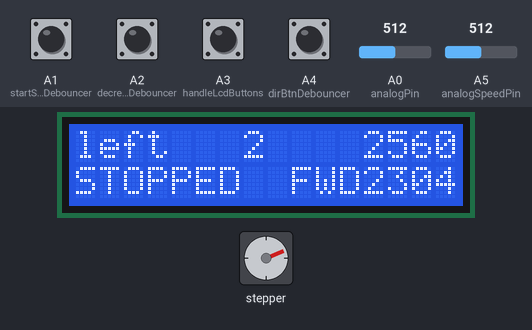
Recording of a sketch running on a simulated Arduino Nano, built with avr-gcc and run on an emulated ATmega328P. Parts: stepper motor, 16×2 character LCD. Wiring (inferred from the names in the program): stepper motor driver (200 steps per turn assumed): step pin 3; direction pin 2. The test bench sets the inputs (shaded band); at power-on: A1 (startStopBtnDebouncer), A2 (decreaseBtnDebouncer), A3 (handleLcdButtons), A4 (dirBtnDebouncer) HIGH, A0 (analogPin) = 512, A5 (analogSpeedPin) = 512. What the sketch prints to the serial monitor is not drawn.

Above: at 2.2 s.
2.3 s: A1 (startStopBtnDebouncer) pulled LOW for 0.15 s
At 2.82 s:
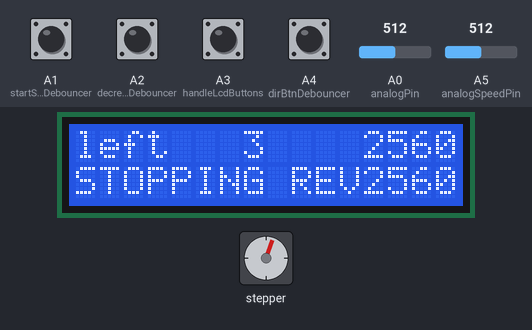
3.0 s: A0 (analogPin) set to 468
6.0 s: A0 (analogPin) set to 433
At 6.4 s:
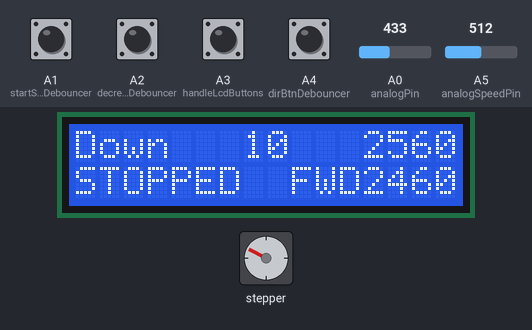
9.0 s: A2 (decreaseBtnDebouncer) pulled LOW for 0.15 s
At 9.51 s:
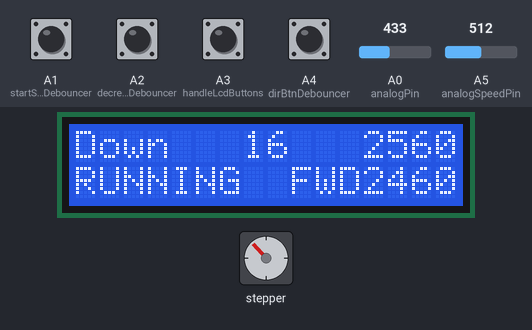
9.7 s: A3 (handleLcdButtons) pulled LOW for 1 s
At 10.4 s:
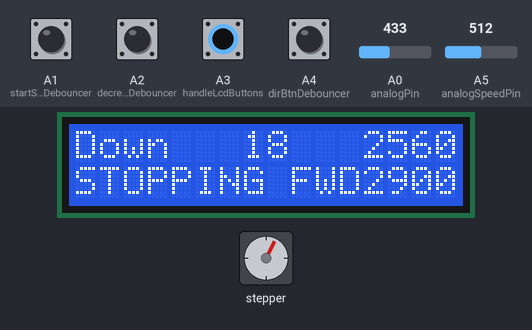
12.5 s: A1 (startStopBtnDebouncer) pulled LOW for 1 s
At 14.82 s:
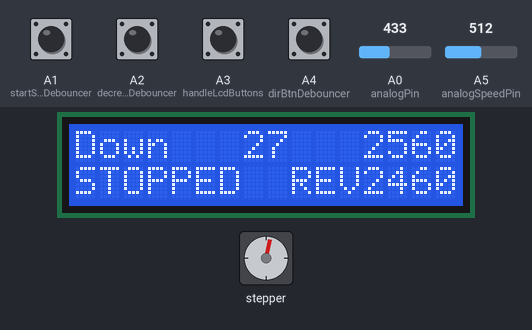
Timing chart, 0 to 15.1 s (numbered marks = the images above; inputs shaded):
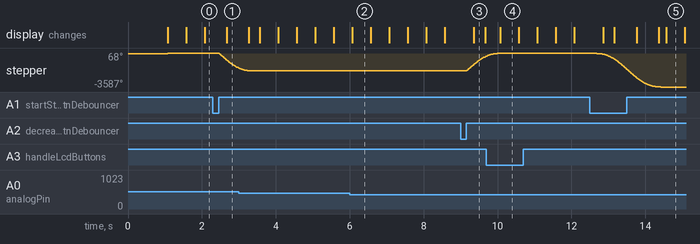

Measured:
- the behaviour switches between 450 and 449 on A0 (analogPin) (found by bisection; images 1 and 2)
- after the input at 2.3 s, stepper: turns 1635° counter-clockwise in 0.65 s, starting after 0.05 s; the display: changes after 0.37 s (image 1)
- after the input at 6.0 s, the display: changes after 0.07 s (image 2)
- after the input at 9.0 s, stepper: turns 1608° clockwise in 0.64 s, starting after 0.06 s; the display: changes after 0.36 s (image 3)
- after the input at 12.5 s, stepper: turns 3615° counter-clockwise in 1.9 s, starting after 0.06 s; the display: first changes after 0.36 s (image 5 shows a later state)
- by itself, stepper: turns 68° clockwise
- what the display in image 2 shows lasts 0.5 s, from 6.1 s to 6.6 s

The sketch:

wabeco_power_feed.ino
```cpp
#include <Bounce2.h>  // Include the Bounce2 library
#include <LiquidCrystal.h>  // Include the LiquidCrystal library

#define STEP_PIN 3        // Pin for stepper motor step
#define DIR_PIN 2         // Pin for stepper motor direction
#define INCREASE_BTN_PIN 6 // Pin for the increase speed button
#define DIR_BTN_PIN 7     // Pin for direction toggle button
#define DECREASE_BTN_PIN 8 // Pin for the decrease speed button
#define START_STOP_BTN_PIN 9 // Pin for the start/stop button

#define ACCEL_RATE 1     // Rate of acceleration/deceleration (steps per tick???)
#define MAX_SPEED 3000     // Maximum speed (steps per second)
#define MIN_SPEED 0      // Minimum speed (steps per second)
#define ACCELERATION_TIME 1000 // Time for full acceleration (milliseconds)


// Create an LCD object. The LCD is connected to pins 8, 9, 4, 5, 6, 7 on the Arduino.
LiquidCrystal lcd(8, 9, 4, 5, 6, 7);
// Define the analog pin where the keypad is connected
int analogPin = A0;
int buttonValue = 0;   // Variable to store the value read from the keypad


int analogSpeedPin = A5;
int analogSpeedDialValue = 0;


// Stepper speed control variables
unsigned long stepInterval = 0;   // Initial step interval (microseconds)
int currentSpeed =  0;              // Current speed (steps per second)
int targetSpeed =  0;               // Target speed (steps per second)
 int logicalTargetSpeed = targetSpeed;
bool direction = true;               // Motor direction (true for clockwise, false for counterclockwise)
bool motorRunning = false;           // Flag to indicate if the motor is running
bool motorShouldStop = false;


int speedChangePrClick = 100;

int speedWhenStopped = 0;

int lastTargetSpeed = 0;
bool initiated = false;
// Time tracking for acceleration (software)
unsigned long previousMillis = 0;    // For acceleration timing
unsigned long accelerationStartTime = 0; // When acceleration starts
unsigned long lastAccelerationUpdate = 0; // For controlling acceleration timing
 float speedFactor =0;


// Button debounce objects
Bounce increaseBtnDebouncer = Bounce();  // Debouncer for increase button
Bounce decreaseBtnDebouncer = Bounce();  // Debouncer for decrease button
Bounce dirBtnDebouncer = Bounce();  // Debouncer for direction button
Bounce startStopBtnDebouncer = Bounce(); // Debouncer for start/stop button


// for filter
const int maxValues = 100;  // The size of the array to hold the last 100 values
int values[maxValues];      // Array to store the last 100 values
int currentIndex = 0;       // Index for the current value
long sum = 0;               // Sum of all the values in the array
unsigned long lastFilteredMillis = 0;


void setup() {
  pinMode(STEP_PIN, OUTPUT);
  digitalWrite(STEP_PIN, LOW);
  //pinMode(A1, OUTPUT);
  //digitalWrite(A2, LOW);

  pinMode(DIR_PIN, OUTPUT);
  digitalWrite(DIR_PIN, direction);

  // Control buttons
//  pinMode(INCREASE_BTN_PIN, INPUT_PULLUP);
//  pinMode(DECREASE_BTN_PIN, INPUT_PULLUP);
//  pinMode(DIR_BTN_PIN, INPUT_PULLUP);
//  pinMode(START_STOP_BTN_PIN, INPUT_PULLUP); // Pin for start/stop button


  pinMode(A1, INPUT_PULLUP);
  pinMode(A2, INPUT_PULLUP);
  pinMode(A3, INPUT_PULLUP);
  pinMode(A4, INPUT_PULLUP);
  pinMode(A6, INPUT_PULLUP); //??
  pinMode(A6, INPUT_PULLUP); // ??


  // Initialize debouncers for buttons
 // increaseBtnDebouncer.attach(INCREASE_BTN_PIN);
 // increaseBtnDebouncer.interval(50);  // Set debounce interval to 50ms
    // Initialize debouncers for buttons

  //increaseBtnDebouncer.attach(A3);
  //increaseBtnDebouncer.interval(50);  // Set debounce interval to 50ms


  //decreaseBtnDebouncer.attach(DECREASE_BTN_PIN);
  //decreaseBtnDebouncer.interval(50);  // Set debounce interval to 50ms
   decreaseBtnDebouncer.attach(A2);
  decreaseBtnDebouncer.interval(50);  // Set debounce interval to 50ms


  //dirBtnDebouncer.attach(DIR_BTN_PIN);
  //dirBtnDebouncer.interval(50);  // Set debounce interval to 50ms
   dirBtnDebouncer.attach(A4);
  dirBtnDebouncer.interval(50);  // Set debounce interval to 50ms

  //startStopBtnDebouncer.attach(START_STOP_BTN_PIN);
  //startStopBtnDebouncer.interval(50);  // Set debounce interval to 50ms


  startStopBtnDebouncer.attach(A1);
  startStopBtnDebouncer.interval(50);  // Set debounce interval to 50ms


  lcd.begin(16, 2);      // Initialize the LCD with 16 columns and 2 rows
  lcd.print("Stepper!");  // Print a message to the LCD

  delay(1000);  // Wait for 2 seconds before clearing the display
  lcd.clear();  // Clear the LCD display

  //lcd.print("Press a button");


  // Initialize Timer2 for step pulse generation
  initTimer2();

  // Start serial for debugging
  Serial.begin(115200);
}


// four digit number
void printLcd4Digit(int col, int row, int value) {

  if (value<10) {
        lcd.setCursor(col, row);  // Set the cursor to the second row, first column

      lcd.println("   ");
            lcd.setCursor(col+3, row);  // Set the cursor to the second row, first column
    lcd.print(value);

    } else
    if (value<100) {
        lcd.setCursor(col, row);  // Set the cursor to the second row, first column

      lcd.println("  ");
            lcd.setCursor(col+2, row);  // Set the cursor to the second row, first column
    lcd.print(value);

    } else if (value<1000) {
        lcd.setCursor(col, row);  // Set the cursor to the second row, first column

      lcd.println(" ");
            lcd.setCursor(col+1, row);  // Set the cursor to the second row, first column
    lcd.print(value);

    }else {
            lcd.setCursor(col, row);  // Set the cursor to the second row, first column
    lcd.print(value);

    }


}


int previousLcdMillis = 0;
int aliveCounter = 0;
void handleLcdButtons(float currentMillis) {


  int m = millis();
  if (m - previousLcdMillis < 500) {
    return;
  }
  previousLcdMillis=m;


//  lcd.setCursor(0, 9);  // Set the cursor to the second row, first column
//  lcd.print(targetSpeed);
//  if (motorRunning) {
//    lcd.print("RUNNING");
//  } else {
//    lcd.print("STOPPED");
//  }

/*
  buttonValue = analogRead(analogPin);  // Read the value from the keypad (A0 pin)

    analogSpeedDialValue = analogRead(analogSpeedPin);
    analogSpeedDialValue = analogSpeedDialValue * 5;

 /// do some filtering
 // Update the sum by subtracting the oldest value and adding the new one
  sum -= values[currentIndex];  // Remove the oldest value from the sum
  values[currentIndex] = analogSpeedDialValue;  // Store the new value
  sum += values[currentIndex];  // Add the new value to the sum

  // Move to the next index in the array, wrapping around when we reach the end
  currentIndex = (currentIndex + 1) % maxValues;

  // Calculate the mean
  long meanValue = sum / maxValues;
  */


   long meanValue = sum / maxValues; // from filtering analog input
   targetSpeed = meanValue;


   // targetSpeed = analogSpeedDialValue * 5.0;


// override id rapid....
    int  rapid = digitalRead( A3);
    if(rapid==0) {
      targetSpeed = 3000;
    }


  // Display the button value on the LCD
  //lcd.setCursor(12, 0);  // Set the cursor to the second row, first column
  //  lcd.print(buttonValue);

  printLcd4Digit(12,0,analogSpeedDialValue);
  /*
  if (analogSpeedDialValue<10) {
        lcd.setCursor(12, 0);  // Set the cursor to the second row, first column

      lcd.println("   ");
            lcd.setCursor(15, 0);  // Set the cursor to the second row, first column
    lcd.print(analogSpeedDialValue);

    } else
    if (analogSpeedDialValue<100) {
        lcd.setCursor(12, 0);  // Set the cursor to the second row, first column

      lcd.println("  ");
            lcd.setCursor(14, 0);  // Set the cursor to the second row, first column
    lcd.print(analogSpeedDialValue);

    } else if (analogSpeedDialValue<1000) {
        lcd.setCursor(12, 0);  // Set the cursor to the second row, first column

      lcd.println(" ");
            lcd.setCursor(13, 0);  // Set the cursor to the second row, first column
    lcd.print(analogSpeedDialValue);

    }else {
            lcd.setCursor(12, 0);  // Set the cursor to the second row, first column
    lcd.print(analogSpeedDialValue);

    }
*/


  lcd.setCursor(7, 0);
  lcd.print(aliveCounter++ % 0xff);

  // Check the value of the button to see which one is pressed
  if (buttonValue < 50) {
         toggleStartStop(currentMillis);

    lcd.setCursor(0, 0);
    lcd.print("Right ");
    lcd.setCursor(10,1);
  lcd.print(targetSpeed);

  }
  else if (buttonValue < 150) {
    lcd.setCursor(0, 0);
    lcd.print("Up  ");
    increaseSpeed();
    lcd.setCursor(10,1);
  lcd.print(targetSpeed);
  }
//  else if (buttonValue < 300) {
//    lcd.setCursor(2, 1);
//    lcd.print("Left  ");
//  }
  else if (buttonValue < 450) {
    lcd.setCursor(0, 0);
    lcd.print("Down  ");
        decreaseSpeed();
        lcd.setCursor(10,1);
  lcd.print(targetSpeed);

  }
  else if (buttonValue < 600) {
    lcd.setCursor(0, 0);
    lcd.print("left  ");
    toggleDirection();
    lcd.setCursor(10,1);
  lcd.print(targetSpeed);
  }
  else if (buttonValue < 750) {
    lcd.setCursor(0, 0);
    lcd.print("Select ");
  }

  else {
    lcd.setCursor(2, 1);
    lcd.print(" - ");
  }


   lcd.setCursor(9,1);
if (direction) {
    lcd.print("FWD");

} else {
      lcd.print("REV");

}


  printLcd4Digit(12,1,targetSpeed);

    /*

   lcd.setCursor(12,1);
  lcd.print(targetSpeed);
  if (targetSpeed<1000) {
       lcd.setCursor(15,1);
         lcd.print(" ");
  } else if (targetSpeed<100) {
       lcd.setCursor(14,1);
         lcd.print("  ");
  } else if (targetSpeed<10) {
       lcd.setCursor(13,1);
         lcd.print("   ");
  }


   lcd.setCursor(12,1);
  lcd.print(targetSpeed);
*/


     lcd.setCursor(0,1);

if (motorRunning && motorShouldStop) {
      lcd.print("STOPPING");

}
else if (motorRunning) {
    lcd.print("RUNNING ");
  } else {
    lcd.print("STOPPED ");
  }


}


void increaseSpeed() {
    // Increase speed
    if (targetSpeed < MAX_SPEED) {
       targetSpeed += speedChangePrClick;  // Increase by 10 steps per second
      //Serial.print("Increased Speed: ");
      //Serial.println(targetSpeed);
    }
}

void decreaseSpeed() {
   // Decrease speed
    if (targetSpeed > MIN_SPEED) {

       targetSpeed -= speedChangePrClick;  // Decrease by 10 steps per second
      //Serial.print("Decreased Speed: ");
      //Serial.println(targetSpeed);
    }
}


void setDirection(bool up) {
       if (motorRunning and (targetSpeed > 500 or currentSpeed > 500) ) {
              Serial.println("ERROR: Motor must be stopped or run at low speed before changing direction");
              return;
      }
      if (up) {
               digitalWrite(DIR_PIN, 0); // Change direction

      } else {
                       digitalWrite(DIR_PIN, 1); // Change direction

      }
      direction = !up;
    if (direction) {
      Serial.println("Direction: Clockwise");
    } else {
      Serial.println("Direction: Counter-clockwise");
    }
}
void toggleDirection() {
      // Toggle direction
      if (motorRunning and (targetSpeed > 500 or currentSpeed > 500) ) {
              Serial.println("ERROR: Motor must be stopped or run at low speed before changing direction");
              return;
      }
    direction = !direction;
    digitalWrite(DIR_PIN, direction); // Change direction
    if (direction) {
      Serial.println("Direction: Clockwise");
    } else {
      Serial.println("Direction: Counter-clockwise");
    }

}

void start(float currentMillis, bool up) {
    Serial.print("toggle motor start, dir:");
    Serial.println(up);
    if (initiated == false) {
       // Clear potential error message
       lcd.setCursor(0, 0);
       lcd.print("                ");
              lcd.setCursor(0, 1);
       lcd.print("                ");
       initiated = true; // use this if there is stuff that shall not be done before after first start...
    }

     setDirection(up);

    // Toggle motor running state
    if (motorRunning == true) {
      Serial.println("already started");
    } else if (motorRunning == false) {
      Serial.println("try to start");
      accelerationStartTime = currentMillis; // Reset acceleration time when starting
      motorRunning = true;
      motorShouldStop = false;
      //targetSpeed = speedWhenStopped;
    }
}
void stop(float currentMillis) {
   if (motorRunning == true) {
      Serial.println("try to stop");
      accelerationStartTime = currentMillis; // Reset acceleration time when starting
      //motorRunning = false;
      motorShouldStop = true;

    } else if (motorRunning == false) {
      Serial.println("already stopped");

    }
}


void toggleStartStop(float currentMillis) {
    Serial.println("toggle motor start");
    initiated = true; // use this if there is stuff that shall not be done before after first start...

    // Toggle motor running state
    if (motorRunning == true) {
      Serial.println("try to stop");
      accelerationStartTime = currentMillis; // Reset acceleration time when starting
      //motorRunning = false;
      motorShouldStop = true;

    } else if (motorRunning == false) {
      Serial.println("try to start");
      accelerationStartTime = currentMillis; // Reset acceleration time when starting
      motorRunning = true;
      motorShouldStop = false;
      //targetSpeed = speedWhenStopped;
    }
}

void handleSeparateButtons(float currentMillis) {
  // Update button states and handle debouncing
  increaseBtnDebouncer.update();
  decreaseBtnDebouncer.update();
  dirBtnDebouncer.update();
  startStopBtnDebouncer.update();

  // Read buttons with debounced states
  if (increaseBtnDebouncer.fell()) {
      increaseSpeed();
  }

  if (decreaseBtnDebouncer.fell()) {
     start(currentMillis, false);

    //decreaseSpeed();
  }

  if (dirBtnDebouncer.fell()) {
     //toggleDirection();
  }

  if (startStopBtnDebouncer.fell()) {
    //toggleStartStop(currentMillis);
    start(currentMillis, true); //helge
  }
}


void loop() {


  unsigned long currentMillis = millis();


  handleSeparateButtons(currentMillis);
  handleLcdButtons(currentMillis);


if (millis() > lastFilteredMillis + 10) {
  lastFilteredMillis = millis();
 buttonValue = analogRead(analogPin);  // Read the value from the keypad (A0 pin)

    analogSpeedDialValue = analogRead(analogSpeedPin);
    analogSpeedDialValue = analogSpeedDialValue * 5;

 /// do some filtering
 // Update the sum by subtracting the oldest value and adding the new one
  sum -= values[currentIndex];  // Remove the oldest value from the sum
  values[currentIndex] = analogSpeedDialValue;  // Store the new value
  sum += values[currentIndex];  // Add the new value to the sum

  // Move to the next index in the array, wrapping around when we reach the end
  currentIndex = (currentIndex + 1) % maxValues;

  // Calculate the mean
  //long meanValue = sum / maxValues;
}


  int  s = digitalRead( A1 );
    int  s2 = digitalRead( A2);
     // motor control must be idle when starting up !!!!!!!!
if (!initiated && (s == 0 || s2==0)) {
     Serial.println("ERROR! Set motor control to idle !!!!!!!");
            lcd.setCursor(0, 0);
            lcd.print("ERROR:");
            lcd.setCursor(0, 1);
            lcd.print("Disable motor !");
            return;
}

  if (s > 0 && s2 > 0) {

    if (motorRunning == true && motorShouldStop == false) {
      Serial.println("stop!!!!");
      stop(currentMillis);
    }
  }


  if (motorRunning == true && motorShouldStop == true && currentSpeed == 0) {
    motorRunning = false;
  }

  // Handle acceleration timing, adjust speed gradually
  if (motorRunning) {
    unsigned long accelTimeElapsed = currentMillis - accelerationStartTime;

/*
    // Accelerate gradually over the set acceleration time
    if (accelTimeElapsed < ACCELERATION_TIME) {
      // Calculate how much speed we should have reached based on time elapsed
      currentSpeed = map(accelTimeElapsed, 0, ACCELERATION_TIME, MIN_SPEED, targetSpeed);
      currentSpeed = constrain(currentSpeed, MIN_SPEED, targetSpeed);
    } else {
      // If the acceleration time has passed, we should reach the target speed
      currentSpeed = targetSpeed;
    }
*/

/*
if (accelTimeElapsed < ACCELERATION_TIME) {
      // Calculate speed change (from current speed to target speed)
      float speedChange = (float)(targetSpeed - currentSpeed) * (float)accelTimeElapsed * ACCEL_RATE / ACCELERATION_TIME;

      // Apply the calculated speed change
      currentSpeed = currentSpeed + (int)speedChange;
    } else {
      // If the acceleration time has passed, we should reach the target speed
      currentSpeed = targetSpeed;
    }
    */


   // Exponential acceleration: Start slow, speed up toward the end


   if (motorShouldStop == true && motorRunning) {
     logicalTargetSpeed = 0;
   } else {
     logicalTargetSpeed = targetSpeed;
   }

   int dynamicAccelTime =  ACCELERATION_TIME;
   if (targetSpeed > 3000 && targetSpeed > currentSpeed) {
    dynamicAccelTime * 4;
   }
   else if (targetSpeed > 1500 && targetSpeed > currentSpeed) {
    dynamicAccelTime * 2;
   }

    if (accelTimeElapsed < dynamicAccelTime) {
      // Calculate acceleration factor based on time elapsed (quadratic curve)
      float progress = (float)accelTimeElapsed / dynamicAccelTime;  // Value from 0 to 1
      // speedFactor = progress; * progress;  // Linear
      // speedFactor = progress; * progress;  // Quadratic curve (slow at start, fast at end)
       speedFactor = (1 - cos(progress * PI)) / 2;  // Sinusoidal curve


           // float accelerationFactor = (1 - cos(progress * PI)) / 2;  // Sinusoidal curve


      // Calculate the current speed based on the target speed and acceleration factor
      if (logicalTargetSpeed == 0) {
              currentSpeed = targetSpeed - (targetSpeed * speedFactor);

      } else {
              currentSpeed = logicalTargetSpeed * speedFactor;

      }

    } else {
      // If acceleration time has passed, we should reach the target speed
      currentSpeed = logicalTargetSpeed;
      //lastTargetSpeed = targetSpeed;
    }

    /*
    // Sinusoidal acceleration: Slow at start and end
    if (accelTimeElapsed < ACCELERATION_TIME) {
      // Normalize time (0 to 1)
      float progress = (float)accelTimeElapsed / ACCELERATION_TIME;

      // Apply sinusoidal function: Slow at the start, fast in the middle, slow at the end
      float accelerationFactor = (1 - cos(progress * PI)) / 2;  // Sinusoidal curve

      // Calculate the current speed based on the target speed and acceleration factor
      currentSpeed = targetSpeed * accelerationFactor; // VIL ALLTID STARTE PÅ 0, IKKE PÅ TIDLIGERE FART !!!!
      afac = accelerationFactor;
    } else {
      // If acceleration time has passed, we should reach the target speed
      currentSpeed = targetSpeed;
    }
    */
        if (motorShouldStop == true && currentSpeed ==0) {
          motorRunning=false;
        }


    // Adjust the step interval based on current speed
    stepInterval = 1000000 / currentSpeed; // Convert speed (steps per second) to interval (microseconds)
  }

  // Print the current speed and interval every second (limit serial prints)
  if (currentMillis - previousMillis >= 50) {
    previousMillis = currentMillis;
    if (motorRunning) {
      Serial.print("(on)Speed: ");
      Serial.print(currentSpeed);
       Serial.print(" target: ");

      Serial.print(targetSpeed);
          Serial.print(" logicalTarget: ");
      Serial.print(logicalTargetSpeed);
         Serial.print(" whenStopped: ");
      Serial.print(speedWhenStopped);
        Serial.print(" speedFactor: ");
       Serial.print(speedFactor,3);
      Serial.print(" steps/sec, Interval: ");
      Serial.println(stepInterval);

    } else  {
     // Serial.println("Motor is turned off");
         Serial.print("(off)Speed: ");
      Serial.print(currentSpeed);
        Serial.print(" target: ");
      Serial.print(targetSpeed);
              Serial.print(" logicalTarget: ");
      Serial.print(logicalTargetSpeed);
               Serial.print(" whenStopped: ");

      Serial.print(speedWhenStopped);
             Serial.print(" speedFactor: ");
       Serial.print(speedFactor,3);
      Serial.print(" steps/sec, Interval: ");
      Serial.println(stepInterval);

    }
  }
}


// Timer2 Interrupt Service Routine for Step Pulse Generation
ISR(TIMER2_COMPA_vect) {
  static unsigned long lastStepTime = 0;

  // Only generate step pulses if the motor is running
  if ( motorRunning && initiated && stepInterval<10000000 && (micros() - lastStepTime >= stepInterval)) {
    // Set the step pin high and low to generate the step pulse
    digitalWrite(STEP_PIN, HIGH);
       // digitalWrite(A1, HIGH);

    delayMicroseconds(10);          // Short pulse duration
    digitalWrite(STEP_PIN, LOW);
       // digitalWrite(A1, LOW);

    lastStepTime = micros();
  }
}

// Initialize Timer2 for step pulse generation
void initTimer2() {
  // Set Timer2 in CTC mode (Clear Timer on Compare Match)
  TCCR2A = 0;  // Normal mode (no output waveform)
  TCCR2B = (1 << WGM22) | (1 << CS21);  // CTC mode, prescaler 8
  OCR2A = 100; // Set compare match value (adjust this to control the frequency)
  TIMSK2 |= (1 << OCIE2A);  // Enable Timer2 compare match interrupt
}
```
